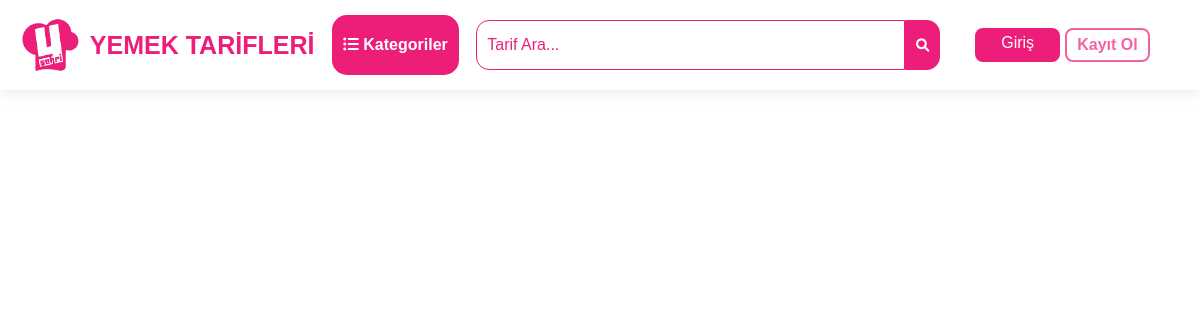
The app's page /yemektarifleri/a-header.php with its own data.
### tables this page shows
CREATE TABLE `tema_ayarlari` (
  `id` int(11) NOT NULL,
  `logo` varchar(255) DEFAULT NULL,
  `site_adi` varchar(255) DEFAULT NULL,
  `slogan` varchar(255) DEFAULT NULL,
  `intro_gorsel` varchar(255) DEFAULT NULL
);

### yemektarifleri/tema_baglanti.php (called while the page is built, shortened)
<?php
include ("database.php");
$sql = "SELECT * FROM tema_ayarlari";
$result = $conn->query($sql);
if(mysqli_num_rows($result) > 0){
    $row = mysqli_fetch_assoc($result);
    $logo = $row['logo'];
    $site_adi = $row['site_adi'];
}
?>

### yemektarifleri/a-header.php (the view, shortened to what this page needs)
<?php
require ("database.php");
include ("tema_baglanti.php");
?>
<!DOCTYPE html>
<html lang="en">
<head>
    <link rel="stylesheet" href="style.css">
	<link rel="stylesheet" href="https://pro.fontawesome.com/releases/v6.0.0-beta1/css/all.css" />
    <link rel="stylesheet" href="media.css"><title>Card Layout</title>
</head>
<body>
<header style="display: <?php echo $display; ?>">
        <div class="header_1">
              <div class="logo">
              <a href="./index.php">
              <img src="<?php echo $logo ?>" alt="">
              <span><?php echo $site_adi ?></span>
              </a>
            </div>
            <button class="h-kategoriler_btn " id="header-kategoriler"><i class="fas fa-list-ul"></i> Kategoriler</button>
            <div class="search-bar">
              <form action="search.php" method="get">
                  <input type="text" name="search" placeholder="Tarif Ara...">
                  <button type="submit"><i class="fas fa-search"></i></button>
              </form>
          </div>
            <div class="login-register">
              <a class="btn-lr login" href="giris.php">Giriş</a>
              <a class="btn-lr register" href="kayit-ol.php">Kayıt Ol</a>
            </div>
        </div>
</header>
</body>
</html>

### yemektarifleri/style.css (style rules this page uses)
body { font-family: 'Poppins', sans-serif; margin: 0; padding: 0; box-sizing: border-box; background-color: #ffffff; scroll-behavior: smooth; }
* { list-style-type: none; box-sizing: border-box; }
:root { --primary-color:#ed1e79; --detail-color: rgb(255, 87, 51); --gold-color: rgb(243, 156, 18); }
header { background-color: white; display: flex; position: fixed; width: 100%; z-index: 1000; padding: 15px 20px; box-shadow: 0px 0px 17px 0px rgba(0,0,0,0.1); }
.logo a { display: flex; gap: 0.4em; font-size: 25px; font-weight: 700; color: #ed1e79; text-decoration: none; }
.logo img { height: 60px; }
.logo span { display: flex; align-content: center; flex-wrap: wrap; }
.login-register { display: flex; align-content: center; flex-wrap: wrap; margin-left: auto; gap: 0.3em; margin-right: 30px; }
.btn-lr { text-align: center; width: 85px; padding: 6px; border-radius: 8px; color: #ffffff; text-decoration: none; font-weight: 500; }
.login { background-color: var(--primary-color); }
.register { color: #ed1e78b1; border: 2px solid ; font-weight: 700; }
.h-kategoriler_btn { color: #fff; border: 1px solid #ed1e78b1; border-radius: 15px; padding: 10px; background-color: #ed1e78; font-size: 16px; font-weight: 700; margin-left: auto; }
.search-bar { display: flex; height: 50px; margin: auto; width: 40%; }
.search-bar input { border: 1px solid #ed1e79; padding: 10px; width: 100%; }
.search-bar button { border: 1px solid #ed1e79; padding: 10px; }
.search-bar input { font-size: 16px; color: #ed1e79; outline: none; border-radius: 13px 0px 0px 13px; }
.search-bar input::placeholder { font-size: 16px; color: var(--primary-color); }
.search-bar button { cursor: pointer; border-radius: 0px 13px 13px 0px; background-color: #ed1e79; color: #fff; }
.search-bar form { gap: 0; display: flex; width: 100%;; }

### yemektarifleri/a-header.php (style rules this page uses)
.header_1 { display:flex; }
.h-kategoriler_btn { transition: all 200ms; }
header { display:block !important; }

### records on screen
tema_ayarlari: logo (picture), site_adi "YEMEK TARİFLERİ"
